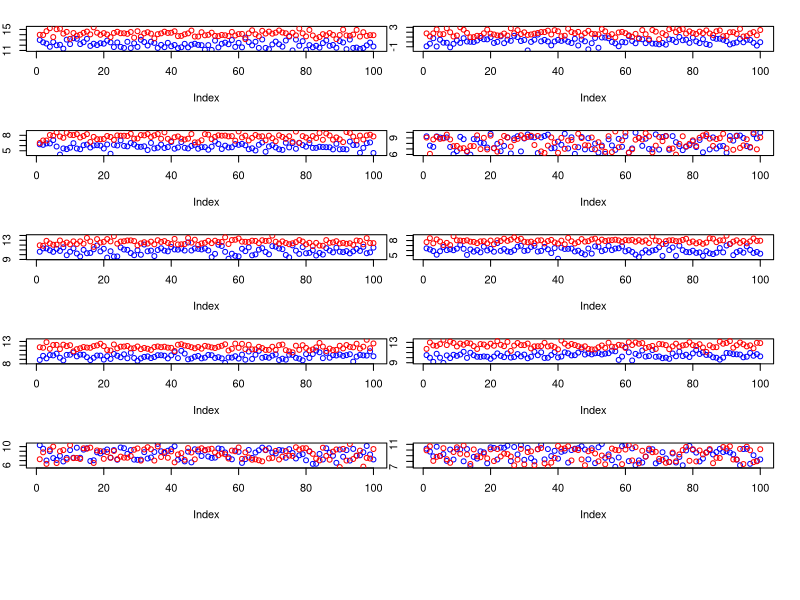

This chart was generated by the following R code:
# Copyright (C) 2025 Advanced Micro Devices, Inc. All rights reserved.
#
# Redistribution and use in source and binary forms, with or without
# modification, are permitted provided that the following conditions are met: 1.
# Redistributions of source code must retain the above copyright notice, this
# list of conditions and the following disclaimer. 2. Redistributions in binary
# form must reproduce the above copyright notice, this list of conditions and
# the following disclaimer in the documentation and/or other materials provided
# with the distribution. 3. Neither the name of the copyright holder nor the
# names of its contributors may be used to endorse or promote products derived
# from this software without specific prior written permission.
#
# THIS SOFTWARE IS PROVIDED BY THE COPYRIGHT HOLDERS AND CONTRIBUTORS "AS IS"
# AND ANY EXPRESS OR IMPLIED WARRANTIES, INCLUDING, BUT NOT LIMITED TO, THE
# IMPLIED WARRANTIES OF MERCHANTABILITY AND FITNESS FOR A PARTICULAR PURPOSE ARE
# DISCLAIMED. IN NO EVENT SHALL THE COPYRIGHT HOLDER OR CONTRIBUTORS BE LIABLE
# FOR ANY DIRECT, INDIRECT, INCIDENTAL, SPECIAL, EXEMPLARY, OR CONSEQUENTIAL
# DAMAGES (INCLUDING, BUT NOT LIMITED TO, PROCUREMENT OF SUBSTITUTE GOODS OR
# SERVICES; LOSS OF USE, DATA, OR PROFITS; OR BUSINESS INTERRUPTION) HOWEVER
# CAUSED AND ON ANY THEORY OF LIABILITY, WHETHER IN CONTRACT, STRICT LIABILITY,
# OR TORT (INCLUDING NEGLIGENCE OR OTHERWISE) ARISING IN ANY WAY OUT OF THE USE
# OF THIS SOFTWARE, EVEN IF ADVISED OF THE POSSIBILITY OF SUCH DAMAGE.
#

# Run-to-run tackling within and between variation
# internal variance  << external variance
# see script terminal output:
# Internal
# [1] "var b1 = 0.359841    b2 = 0.218258"
# [1] "var b1 = 0.302897    b2 = 0.279302"
# ...
# [1] "var b1 = 0.264453    b2 = 0.264985"
# External
# [1] "VAR b1 = 10.841264    b2 = 11.294704"

# data generator
set.seed(2026)
R = 10 # number of benchmarks to run
r = 100 # number of API timings per each benchmark
prop = 0.4 # proportion used to simulate API noise

# data <- 'same' # generates bw_R10r100_s.csv and bw_R10r100_r.csv
data <- 'diff' # generates bw_R10r100_d.csv and bw_R10r100_r.csv

# For illustration
mat = T # T: show each individual benchmark (internal variability)
# mat = F # F: show agregated benchmarks view external variability

# No changes beyond this point ############

M <- rnorm(R, mean=10, sd=4)
m1 <- rep(0.1, R)
m2_same <- rep(0.3, R)

m2_diff <- rep(2, R)

if (data == 'same') {
  m2 <- m2_same
  name=sprintf("bw_R%ir%i_s.csv", R,r) 
} else {
  m2 <- m2_diff
  name=sprintf("bw_R%ir%i_d.csv", R,r) 
}


sw = runif(R) >= prop
b1 = matrix(0, nrow=r, ncol=R)
b2 = matrix(0, nrow=r, ncol=R)
# dev.off()
if (mat) {
  layout(matrix(1:10, 5, 2))
} else {
  layout(1)
}
par(oma=c(5,1,1,1), mar=c(5,1,1,1))
gmin = Inf
gmax = -Inf
for (i in seq(R)){
  b1[,i] <- rnorm(r, mean=m1[i] + M[i], sd=0.6)
  b2[,i] <- rnorm(r, mean=m2[i] + M[i], sd=0.5)
  if (sw[i]) {
    tmp <- c(b1[,i], b2[,i])
    b1[,i] <- sample(tmp, r)
    b2[,i] <- sample(tmp, r)
  }
  gmin = min(c(gmin, b1[,i], b2[,i]))
  gmax = max(c(gmax, b1[,i], b2[,i]))
  print(sprintf("var b1 = %f    b2 = %f", var(b1[,i]), var(b2[,i])))
}
  print(sprintf("VAR b1 = %f    b2 = %f", var(as.numeric(b1)), var(as.numeric(b2))))

if (!mat){  
  plot(NA, ylim=c(gmin,gmax), xlim=c(1, r))
}
for (i in seq(R)){
  if (mat) {
    ylim=c(min(c(b1[,i], b2[,i])),max(c(b1[,i], b2[,i])))
    plot(b1[,i], col='blue', ylim=ylim)
  } else {
    points(b1[,i], col='blue')
  }
  points(b2[,i], col='red')
}
  colnames(b1) <- paste0("bm_", seq(R))
  colnames(b2) <- colnames(b1)
  write.csv(x=b1, file=sprintf("bw_R%ir%i_r.csv", R,r), row.names=F)
  write.csv(x=b2, file=name, row.names=F)
